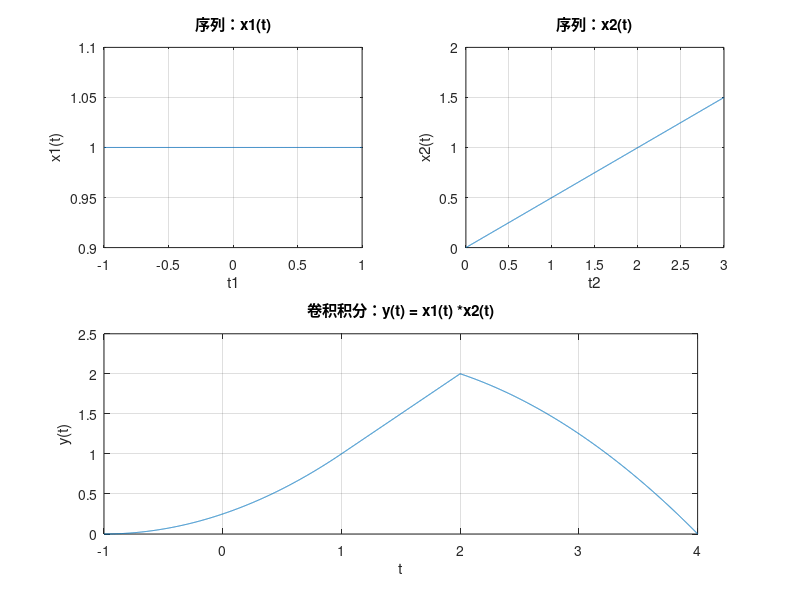

Recreate this plot in MATLAB.
%help subplot
%subplot(2,1,1);
%x = linspace(0,10);
%y2 = sin(x);
%plot(x,y2)
clear
clc
dt = 0.001;
t1 = -1:dt:1;
x1 = ones( size(t1) );
t2 = 0:dt:3;    
x2 = 0.5 * t2;
y = conv(x1, x2) * dt;
t0 = t1(1) + t2(1);
t3 = length(x1) + length(x2) - 2;
t = t0:dt:(t0 +t3 *dt);
subplot(2,2,1);plot(t1,x1);
title('序列：x1(t)');ylabel('x1(t)');xlabel('t1');grid

subplot(2,2,2);plot(t2,x2);
title('序列：x2(t)');ylabel('x2(t)');xlabel('t2');grid

subplot(2,2,3);plot(t,y);h = get (gca,'position');grid
h(3) = 2.3 * h(3);
set(gca,'position',h)
title('卷积积分：y(t) = x1(t) *x2(t)');xlabel('t');ylabel('y(t)');
clear
